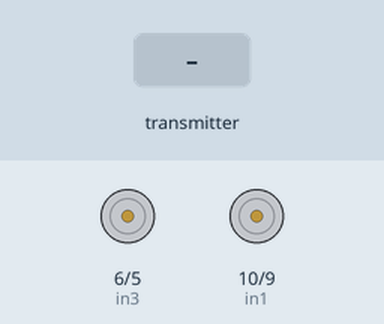
Recording of a sketch running on a simulated Arduino Uno, built with avr-gcc and run on an emulated ATmega328P. Parts: motor-driver pin pairs drawn as motors (green arrow = first pin HIGH = forward, orange = second pin HIGH = backward, longer = more drive). The test bench sets the inputs (shaded band). No radio packets arrive unless stated.

Above: at 1.2 s.
1.3 s: the transmitter starts sending j1 = 0
At 1.7 s:
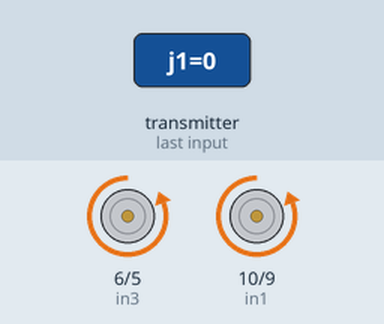
2.8 s: the transmitter starts sending j1 = 512
At 4.0 s:
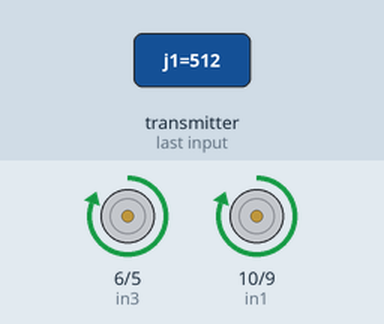
4.3 s: the transmitter starts sending j1 = 256
At 5.2 s:
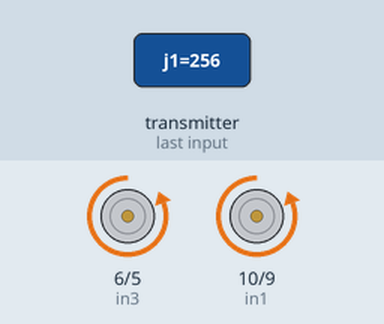
5.8 s: the transmitter starts sending j1 = 1023
At 6.3 s:
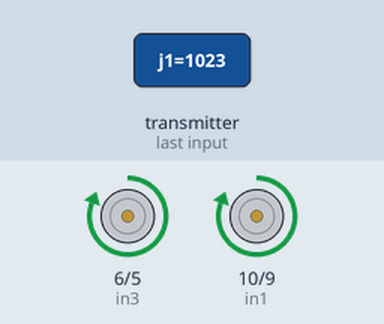
Timing chart, 0 to 8.3 s (numbered marks = the images above; inputs shaded):
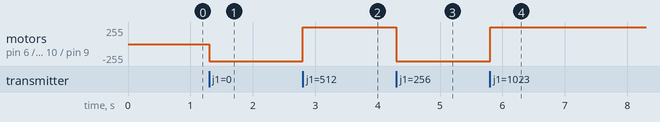

Measured:
- after the input at 1.3 s, motor on pin 6 (in3) / pin 5 (in4), motor on pin 10 (in1) / pin 9 (in2): stopped → backward 255/255 at once
- after the input at 2.8 s, motor on pin 6 (in3) / pin 5 (in4), motor on pin 10 (in1) / pin 9 (in2): backward 255/255 → forward 255/255 at once
- after the input at 4.3 s, motor on pin 6 (in3) / pin 5 (in4), motor on pin 10 (in1) / pin 9 (in2): forward 255/255 → backward 255/255 at once
- after the input at 5.8 s, motor on pin 6 (in3) / pin 5 (in4), motor on pin 10 (in1) / pin 9 (in2): backward 255/255 → forward 255/255 at once

The sketch:

RX_CAR.ino
```cpp
#include <SPI.h>
#include <nRF24L01.h>
#include <RF24.h>

const byte bind [6] = "00001";
RF24 radio (8, 7);

int in1 = 10;
int in2 = 9;
int in3 = 6;
int in4 = 5;

unsigned long lastReceiveTime = 0;
unsigned long currentTime = 0;

struct Data_Package {
  int j1;
  int j2;
};

Data_Package data;

void setup() {
  radio.begin ();
  radio.openReadingPipe (0, bind);
  radio.setAutoAck (false);
  radio.setDataRate (RF24_250KBPS);
  radio.setPALevel (RF24_PA_MIN);
  radio.startListening ();

  //initial value
  data.j1 = 500;
  data.j2 = 515;

  pinMode (in1, OUTPUT);
  pinMode (in2, OUTPUT);
  pinMode (in3, OUTPUT);
  pinMode (in4, OUTPUT);
}

void loop() {

  if (radio.available()) {
    radio.read (&data, sizeof (Data_Package));
    lastReceiveTime = millis ();
  }

  currentTime = millis ();
  if (currentTime - lastReceiveTime > 1000) {
    data.j1 = 500;
    data.j2 = 515;
    digitalWrite (in1, LOW);
    digitalWrite (in2, LOW);
    digitalWrite (in3, LOW);
    digitalWrite (in4, LOW);
  }

  if (data.j1 < 500) {
    //int front = map (data.j1, 500, 0, 85, 255);
    digitalWrite  (in1, LOW);
    digitalWrite (in2, HIGH);
    digitalWrite (in3, LOW);
    digitalWrite (in4, HIGH);
  }

  else if (data.j1 > 510) {
    //int back = map (data.j1, 510, 1023, 85, 255);
    digitalWrite (in1, HIGH);
    digitalWrite (in2, LOW);
    digitalWrite (in3, HIGH);
    digitalWrite (in4, LOW);
  }

  else {
    digitalWrite (in1, LOW);
    digitalWrite (in2, LOW);
    digitalWrite (in3, LOW);
    digitalWrite (in4, LOW);
  }

  /*if (data.j2 < 515) {
    //int right = map (data.j2, 515, 0, 85, 255);
    digitalWrite (in1, LOW);
    digitalWrite (in2, HIGH);
    digitalWrite (in3, HIGH);
    digitalWrite (in4, LOW);
  }

  else if (data.j2 > 525) {
    //int left = map (data.j2, 525, 1023, 85, 255);
    digitalWrite (in1, HIGH);
    digitalWrite (in2, LOW);
    digitalWrite (in3, LOW);
    digitalWrite (in4, HIGH);
  }

  else {
    digitalWrite (in1, LOW);
    digitalWrite (in2, LOW);
    digitalWrite (in3, LOW);
    digitalWrite (in4, LOW);
  }*/

}
```
